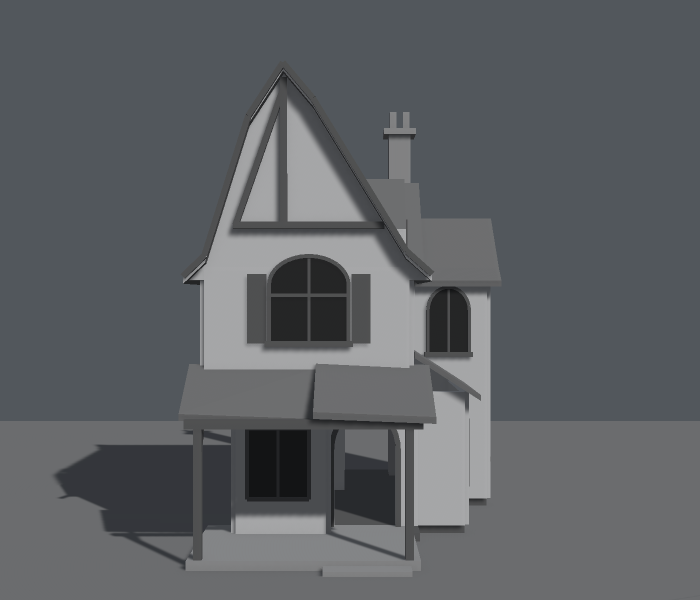
#> input picture ArtSource/Blender/Architecture/CrookedMortar/MassingRefinements05/Previews/A_Front.png, 1400 x 1200 px (shown at 1/2 size); its folder holds only this picture in this run
$ python make_review_sheets.py
#> lines starting #> are read from the running program, lines starting #| are printed output that depends on the picture
"""Contact sheets of actual Unity captures, unchanged apart from uniform resizing and labels."""
from PIL import Image,ImageDraw,ImageFont
from pathlib import Path
out=Path(__file__).parent/'Previews'
font='/System/Library/Fonts/Supplemental/Arial.ttf'
for view in ['Front','ThreeQuarter']:
 sheet=Image.new('RGB',(1800,598),'#34383c');draw=ImageDraw.Draw(sheet)
#> after `sheet = Image.new('RGB', (1800, 598), '#34383c')`:
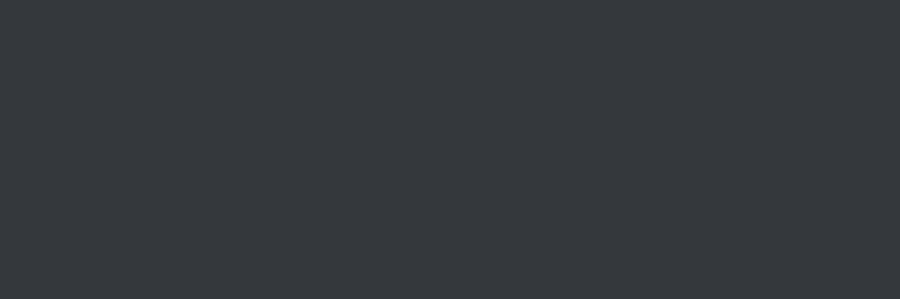
#> sheet: PIL image 1800x598 RGB (shown at 1/2 size); mean R, G, B 52, 56, 60
 for i,(id,title) in enumerate([('A','Conservative refinement'),('B','Moderate refinement'),('C','Bold refinement')]):
  pic=Image.open(out/f'{id}_{view}.png').convert('RGB');pic=pic.resize((600,514),Image.Resampling.LANCZOS);sheet.paste(pic,(i*600,74));draw.text((i*600+20,14),f'{id}  {title}',font=ImageFont.truetype(font,25),fill='#f2f2f2');draw.text((i*600+20,44),'FRONT' if view=='Front' else 'FRONT THREE-QUARTER',font=ImageFont.truetype(font,16),fill='#c8ced4')
#> further down, pic is the input picture: PIL image 1400x1200 RGB; mean R, G, B 93.1, 96.2, 99.7
#> after `pic = pic.resize((600, 514), Image.Resampling.LANCZOS)`:
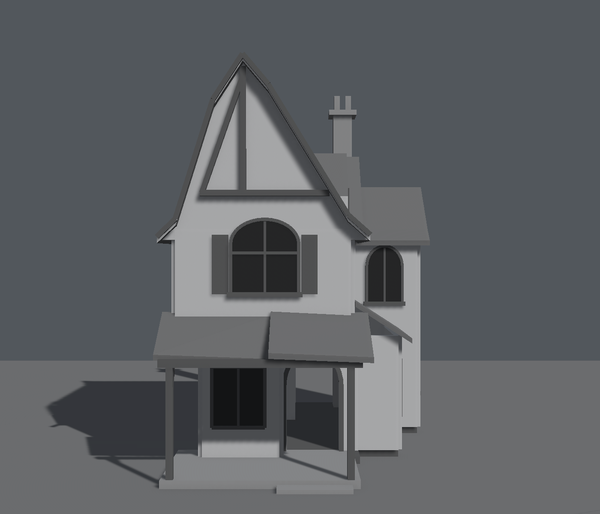
#> pic: PIL image 600x514 RGB; mean R, G, B 93.1, 96.2, 99.7
#> after `sheet.paste(pic, (i * 600, 74))`:
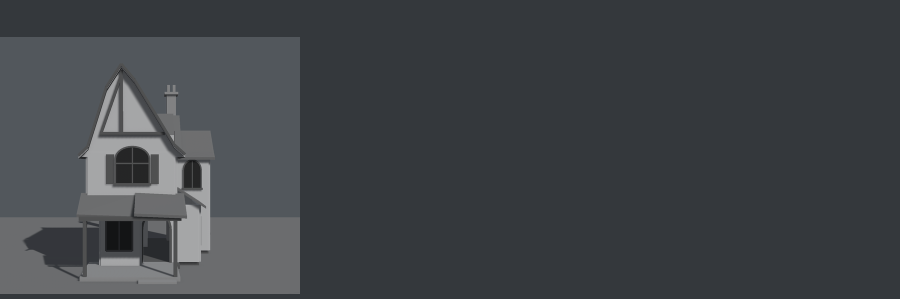
#> sheet: PIL image 1800x598 RGB (shown at 1/2 size); mean R, G, B 63.8, 67.5, 71.4
#> (the run stopped early here; a loop or call above may not have finished)
